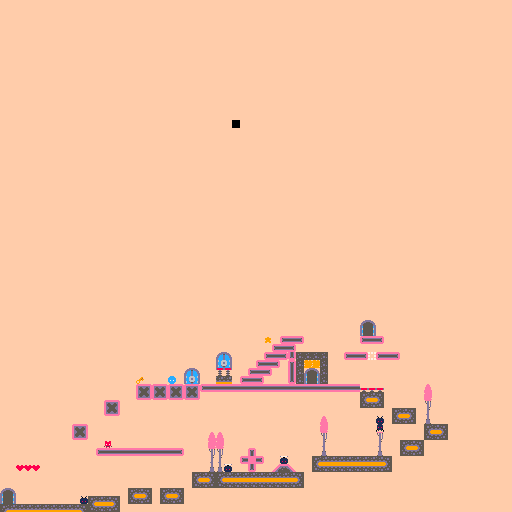

Tiled map render using the project's own tile images. Description and the map definition, with tile-layer contents summarised, below:
An orthogonal 64x64 tile map with 8x8 px tiles, 2 tile layers (background, Tile Layer 1).

<map version="1.10" tiledversion="1.11.0" orientation="orthogonal" renderorder="right-down" width="64" height="64" tilewidth="8" tileheight="8" infinite="0" nextlayerid="4" nextobjectid="1">
 <tileset firstgid="1" source="8x8-kenny-tileset.tsx" />
 <layer id="3" name="background" width="64" height="64">
  <data>[4096 cells, 4095 non-empty, 1 distinct tile ids]</data>
 </layer>
 <layer id="1" name="Tile Layer 1" width="64" height="64">
  <data>[4096 cells, 282 non-empty, 47 distinct tile ids]</data>
 </layer>
</map>
